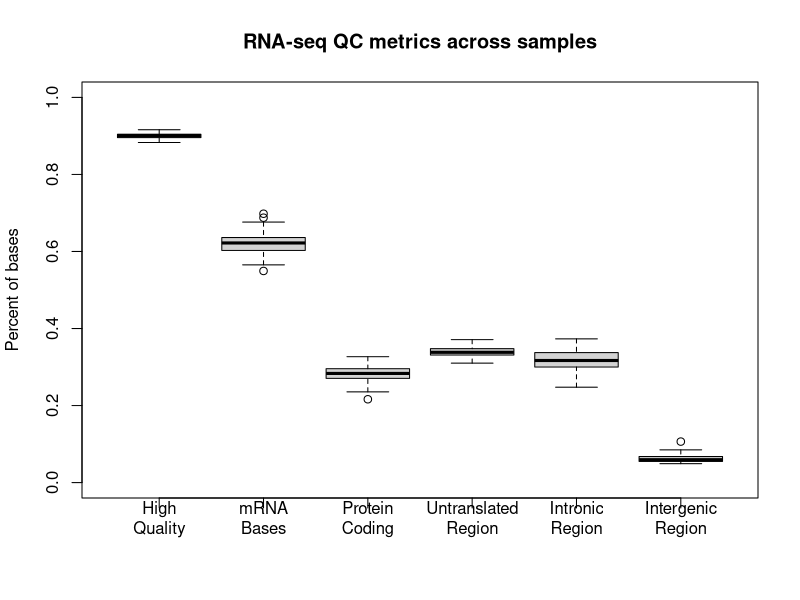
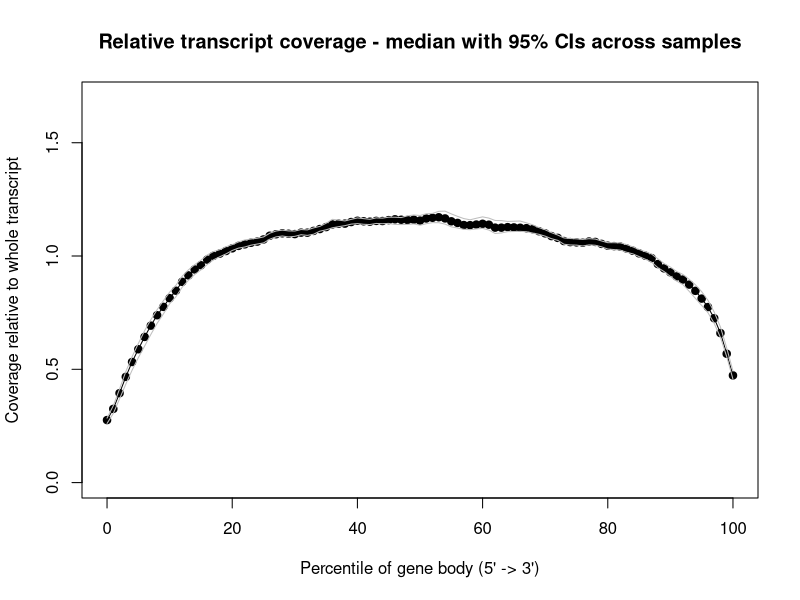

These figures' R source, in order:
picard.align <- read.table("../data/QC/RNAseqAlign.txt",skip=1)
rownames(picard.align) <- picard.align[,1]
picard.align <- picard.align[,-c(1)]

colnames(picard.align) <- c("CATEGORY","TOTAL_READS","PF_READS","PCT_PF_READS","PF_NOISE_READS","PF_READS_ALIGNED","PCT_PF_READS_ALIGNED","PF_ALIGNED_BASES","PF_HQ_ALIGNED_READS","PF_HQ_ALIGNED_BASES","PF_ HQ_ALIGNED_Q20_BASES","PF_HQ_MEDIAN_MISMATCHES","PF_MISMATCH_RATE","PF_HQ_ERROR_RATE","PF_INDEL_RATE","MEAN_READ_LENGTH","READS_ALIGNED_IN_PAIRS","PCT_READS_ALIGNED_IN_PAIRS","BAD_CYCLES","STRAND_BALANCE","PCT_CHIMERAS","PCT_ADAPTER")

#summary(picard.align)
perc.hq <- picard.align[,"PF_HQ_ALIGNED_BASES"]/picard.align[,"PF_ALIGNED_BASES"]


## Transcript level QC
picard.rnaseq.qc <- read.table("../data/QC/RNAseqQC.txt",skip=1)
colnames(picard.rnaseq.qc) <- c("FileName","PF_BASES","PF_ALIGNED_BASES","CODING_BASES","UTR_BASES","INTRONIC_BASES","INTERGENIC_BASES","IGNORED_READS","CORRECT_STRAND_READS","INCORRECT_STRAND_READS",
                                "PCT_CODING_BASES","PCT_UTR_BASES", "PCT_INTRONIC_BASES", "PCT_INTERGENIC_BASES", "PCT_MRNA_BASES", "PCT_USABLE_BASES", "PCT_CORRECT_STRAND_READS", "MEDIAN_CV_COVERAGE",
                                "MEDIAN_5PRIME_BIAS", "MEDIAN_3PRIME_BIAS", "MEDIAN_5PRIME_TO_3PRIME_BIAS")
                                
                                
                                #1st Qu.:1.020e+09   1st Qu.:7.851e+08   1st Qu.: 74684310
                                # Median :1.137e+09   Median :9.493e+08   Median :105254783
                                # Mean   :1.117e+09   Mean   :9.070e+08   Mean   :124770007
                                # 3rd Qu.:1.306e+09   3rd Qu.:1.056e+09   3rd Qu.:154292913
                                # Max.   :1.646e+09   Max.   :1.299e+09   Max.   :430650412
                                #
                                # INTERGENIC_BASES    IGNORED_READS CORRECT_STRAND_READS INCORRECT_STRAND_READS
                                # Min.   :        0   Min.   :0     Min.   :0            Min.   :0
                                # 1st Qu.: 47638852   1st Qu.:0     1st Qu.:0            1st Qu.:0         BASES PCT_UTR_BASES    PCT_INTRONIC_BASES PCT_INTERGENIC_BASES
                                # Min.   :0.3640   Min.   :0.2805   Min.   :0.00000    Min.   :0.00000
                                # 1st Qu.:0.4791   1st Qu.:0.3887   1st Qu.:0.03381    1st Qu.:0.02270
                                # Median :0.5072   Median :0.4051   Median :0.04643    Median :0.02840
                                # Mean   :0.5037   Mean   :0.4104   Mean   :0.05563    Mean   :0.03026
                                # 3rd Qu.:0.5355   3rd Qu.:0.4331   3rd Qu.:0.06650    3rd Qu.:0.03389
                                # Max.   :0.6158   Max.   :0.5222   Max.   :0.16635    Max.   :0.16281
                                #
                                # PCT_MRNA_BASES   PCT_USABLE_BASES PCT_CORRECT_STRAND_READS MEDIAN_CV_COVERAGE
                                # Min.   :0.6708   Min.   :0.6708   Min.   :0                Min.   :0.0000
                                # 1st Qu.:0.9002   1st Qu.:0.9001   1st Qu.:0                1st Qu.:0.4666
                                # Median :0.9255   Median :0.9254   Median :0                Median :0.5073
                                # Mean   :0.9141   Mean   :0.9140   Mean   :0                Mean   :0.5349
                                # 3rd Qu.:0.9427   3rd Qu.:0.9425   3rd Qu.:0                3rd Qu.:0.5732
                                # Max.   :1.0000   Max.   :1.0000   Max.   :0                Max.   :0.9846
                                #
                                # MEDIAN_5PRIME_BIAS MEDIAN_3PRIME_BIAS MEDIAN_5PRIME_TO_3PRIME_BIAS
                                # Min.   :0.0000     Min.   :0.0000     Min.   :0.0000
                                # 1st Qu.:0.3602     1st Qu.:0.6674     1st Qu.:0.4938
                                # Median :0.4208     Median :0.7137     Median :0.6048
                                # Mean   :0.4304     Mean   :0.7224     Mean   :0.5914
                                # 3rd Qu.:0.5055     3rd Qu.:0.7481     3rd Qu.:0.7122
                                # Max.   :0.6967     Max.   :1.0695     Max.   :0.9045
                               
#quantile(picard.rnaseq.qc[,"MEDIAN_5PRIME_TO_3PRIME_BIAS"],c(seq(0,1,0.05)))
#quantile(picard.rnaseq.qc[,"MEDIAN_5PRIME_TO_3PRIME_BIAS"],c(0.025,0.975))
#quantile(picard.rnaseq.qc[,"PF_BASES"]/100) ## gives the number of fragments aligned - 38.9 million is the median
#quantile(picard.rnaseq.qc[,"CODING_BASES"]/100) ## gives the number of fragments aligned to coding regions - 8.5 million on average
#quantile(picard.rnaseq.qc[,"INTRONIC_BASES"]/100) ## gives the number of fragments aligned to intronic regions - 15 million on average
#quantile(picard.rnaseq.qc[,"INTERGENIC_BASES"]/100) ## gives the number of fragments aligned to intronic regions - 2.7 million on average
           
                     
tx.coverage <- read.table("../data/QC/TranscriptCoverage.txt") ## Need to go into this file and manually remove blank lines: HSB155.V1C_SE.bam was blank
keep <- match(unique(tx.coverage[,1]),tx.coverage[,1])
tx.coverage <- tx.coverage[keep,]
rownames(tx.coverage) <- tx.coverage[,1]
tx.coverage.cols <- as.character(tx.coverage[1,seq(4,204,by=2)])
tx.coverage <- tx.coverage[,seq(5,205,by=2)]
colnames(tx.coverage) <- tx.coverage.cols
tx.coverage.quant <- apply(tx.coverage,2,quantile,c(0.025,0.5,0.975)) #error bar


par(mfrow=c(1,1))
boxplot(cbind(perc.hq,picard.rnaseq.qc[,c(15,11:14)]),ylab="Percent of bases",main="RNA-seq QC metrics across samples",names=c("High\nQuality","mRNA\nBases","Protein\nCoding","Untranslated\nRegion","Intronic\nRegion","Intergenic\nRegion"),ylim=c(0,1))

plot(x=as.numeric(colnames(tx.coverage.quant)),y=tx.coverage.quant[2,],xlab="Percentile of gene body (5' -> 3')",ylab="Coverage relative to whole transcript",pch=19,ylim=c(0,1.7),main="Relative transcript coverage - median with 95% CIs across samples")
lines(x=as.numeric(colnames(tx.coverage.quant)),y=tx.coverage.quant[2,],col="black")
lines(x=as.numeric(colnames(tx.coverage.quant)),y=tx.coverage.quant[1,],col="grey")
lines(x=as.numeric(colnames(tx.coverage.quant)),y=tx.coverage.quant[3,],col="grey")
                               
                                
#GC content
# Columns c("GC","WINDOWS","READ_STARTS","MEAN_BASE_QUALITY","NORMALIZED_COVERAGE","ERROR_BAR_WIDTH")
# tmp <- read.table("../data/QC/RNAseqGC.txt",skip=1)
# picard.rnaseq.gc <- matrix(NA,nrow=nrow(tmp),ncol=100)
# colnames(picard.rnaseq.gc) <- as.character(tmp[1,seq(4,801,by=8)])
# rownames(picard.rnaseq.gc) <- tmp[,1]
# picard.rnaseq.gc <- tmp[,seq(8,801,by=8)]
# gc.coverage.quant <- apply(picard.rnaseq.gc,2,quantile,c(0.025,0.5,0.975))
# ###colnames(gc.coverage.quant) <- as.character(tmp[1,seq(2,601,by=6)])

#GC quality
# picard.rnaseq.gcqual <- matrix(NA,nrow=nrow(tmp),ncol=100)
# colnames(picard.rnaseq.gcqual) <- tmp[1,seq(2,601,by=6)]
# rownames(picard.rnaseq.gcqual) <- tmp[,1]
# picard.rnaseq.gcqual <- tmp[,seq(5,601,by=6)]
# gc.qual.quant <- apply(picard.rnaseq.gcqual,2,quantile,c(0.025,0.5,0.975))
# picard.rnaseq.gcbin <- matrix(NA,nrow=nrow(tmp),ncol=100)
# colnames(picard.rnaseq.gcbin) <- tmp[1,seq(2,601,by=6)]
# rownames(picard.rnaseq.gcbin) <- tmp[,1]
# picard.rnaseq.gcbin <- tmp[,seq(3,601,by=6)]
# gc.bins.quant <- apply(picard.rnaseq.gcbin,2,quantile,c(0.5))
# gc.bins.quant <- gc.bins.quant / sum(gc.bins.quant)
# par(mfrow = c(3,1))
# plot(x = as.numeric(colnames(gc.coverage.quant)),y = gc.coverage.quant[2,],xlab =
#     "% GC content",ylab = "Normalized coverage",pch = 19,ylim = c(0,15),main =
#     "Coverage by GC percentage - median with 95% CIs across samples")
# lines(x = as.numeric(colnames(gc.coverage.quant)),y = gc.coverage.quant[2,],col = "black")
# lines(x = as.numeric(colnames(gc.coverage.quant)),y = gc.coverage.quant[1,],col = "grey")
# lines(x = as.numeric(colnames(gc.coverage.quant)),y = gc.coverage.quant[3,],col = "grey")
# plot(x = as.numeric(colnames(gc.coverage.quant)),y = gc.qual.quant[2,],xlab =
#     "%GC content",ylab = "Read quality score",pch = 19,ylim = c(0,36),main =
#     "Read quality by GC percent - median with 95% CIs across samples")
# lines(x = as.numeric(colnames(gc.coverage.quant)),y = gc.qual.quant[2,],col = "black")
# lines(x = as.numeric(colnames(gc.coverage.quant)),y = gc.qual.quant[1,],col = "grey")
# lines(x = as.numeric(colnames(gc.coverage.quant)),y = gc.qual.quant[3,],col = "grey")
# plot.density(x = as.numeric(colnames(gc.coverage.quant)),y = gc.bins.quant,xlab = "%GC content",ylab =
#     "Proportion of 100bp bins",pch = 19,ylim = c(0,max(gc.bins.quant) + 0.01),main =
#     "Proportion of bins corresponding to each GC percentile")


## GC metrics
gc.summary <- read.table("../data/QC/GCsummary.txt", skip=1)


## Compile most important QC metrics
PQCdat <- cbind(picard.align[,c(2,6,9)],picard.rnaseq.qc[,c(3:7,18:21)],gc.summary[,c(7,8)]) #gc.summary index=7 ~ AT_DROPOUT, index=8  ~ GC_DROPOUT

colnames(PQCdat)[13:14] = c("AT_DROPOUT", "GC_DROPOUT") 
write.csv(PQCdat,"../data/QC/PicardToolsQC.csv")
